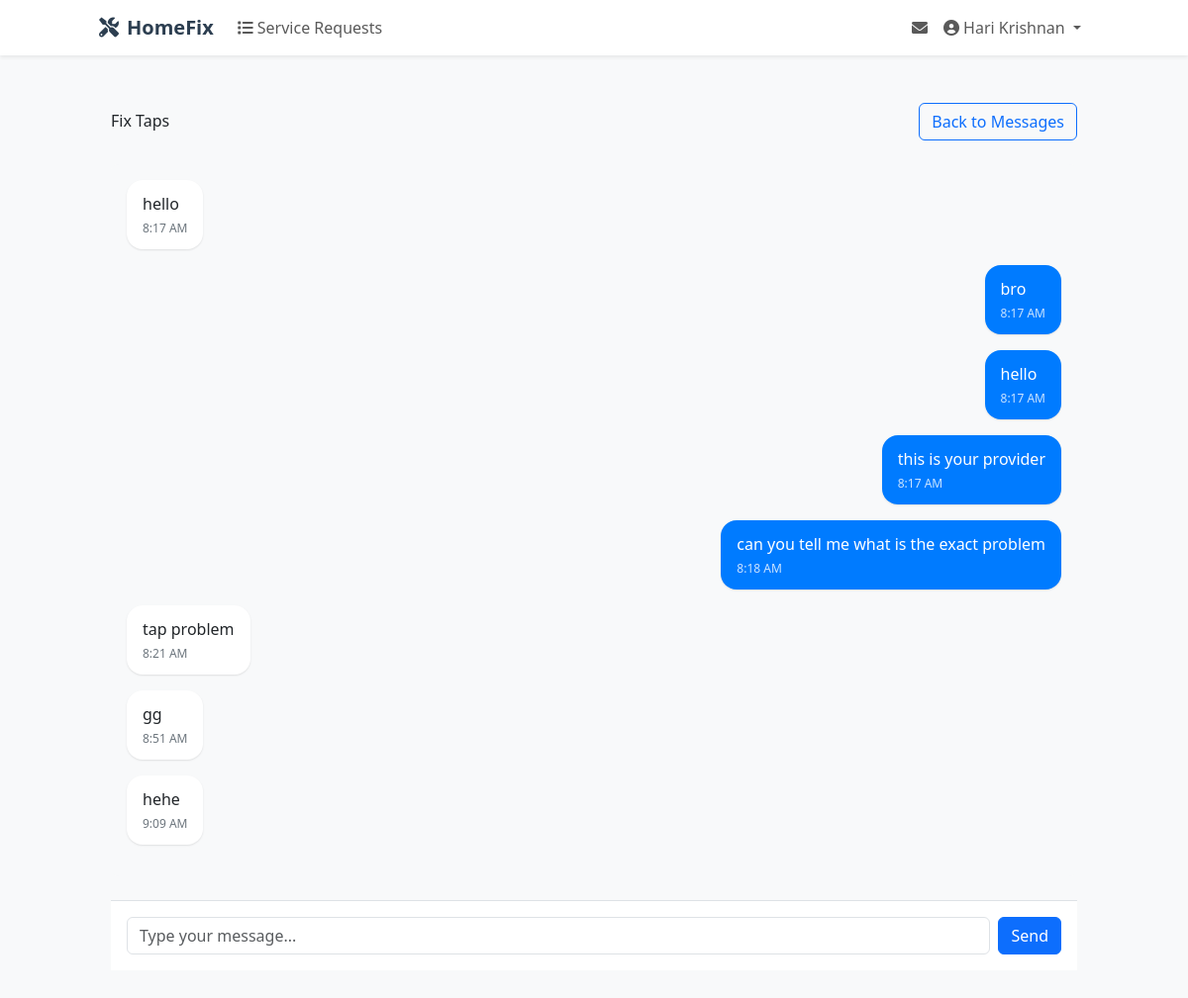
The page /chat/conversation/2/ (signed in) on the database its author committed.
### users/models.py (models this page shows, shortened)
class User(AbstractUser):
    USER_TYPE_CHOICES = (
        ('homeowner', 'Homeowner'),
        ('tenant', 'Tenant'),
        ('service_provider', 'Service Provider'),
        ('admin', 'Admin'),
    )
    phone_regex = RegexValidator(
        regex=r'^[789]\d{9}$',
        message="Phone number must start with 7, 8 or 9 and be 10 digits long."
    )
    user_type = models.CharField(max_length=20, choices=USER_TYPE_CHOICES)
    is_approved = models.BooleanField(default=False)
    phone_number = models.CharField(
        validators=[phone_regex],
        max_length=10,
        error_messages={
            'invalid': "Enter a valid 10-digit phone number starting with 7, 8, or 9."
        }
    )

### services/models.py (models this page shows, shortened)
class ServiceRequest(models.Model):
    STATUS_CHOICES = (
        ('pending', 'Pending'),
        ('approved', 'Approved'),
        ('assigned', 'Assigned'),
        ('in_progress', 'In Progress'),
        ('completed', 'Completed'),
        ('cancelled', 'Cancelled'),
        ('rejected', 'Rejected'),
    )
    PRIORITY_CHOICES = (
        ('low', 'Low'),
        ('medium', 'Medium'),
        ('high', 'High'),
        ('emergency', 'Emergency'),
    )
    title = models.CharField(max_length=200)
    category = models.ForeignKey(ServiceCategory, on_delete=models.PROTECT)
    description = models.TextField()
    client = models.ForeignKey(
        settings.AUTH_USER_MODEL,
        on_delete=models.CASCADE,
        related_name='service_requests'
    )
    service_provider = models.ForeignKey(
        settings.AUTH_USER_MODEL,
        on_delete=models.SET_NULL,
        null=True,
        blank=True,
        related_name='assigned_services'
    )
    status = models.CharField(
        max_length=20,
        choices=STATUS_CHOICES,
        default='pending'
    )
    priority = models.CharField(
        max_length=20,
        choices=PRIORITY_CHOICES,
        default='medium'
    )
    preferred_time = models.DateTimeField()
    location = models.TextField()
    estimated_budget = models.DecimalField(
        max_digits=10,
        decimal_places=2,
        null=True,
        blank=True
    )
    created_at = models.DateTimeField(auto_now_add=True)
    updated_at = models.DateTimeField(auto_now=True)

### chat/models.py (models this page shows, shortened)
class ChatMessage(models.Model):
    conversation = models.ForeignKey(Conversation, related_name='messages', on_delete=models.CASCADE)
    sender = models.ForeignKey(settings.AUTH_USER_MODEL, related_name='sent_messages', on_delete=models.CASCADE)
    receiver = models.ForeignKey(settings.AUTH_USER_MODEL, related_name='received_messages', on_delete=models.CASCADE)
    message = models.TextField()
    timestamp = models.DateTimeField(auto_now_add=True)
    is_read = models.BooleanField(default=False)
    class Meta:
        ordering = ['timestamp']
        indexes = [
            models.Index(fields=['conversation', 'timestamp']),
            models.Index(fields=['sender', 'receiver', 'is_read']),
        ]

### chat/views.py (the view, shortened to what this page needs)
# urls.py: path('conversation/<int:service_id>/', views.conversation, name='conversation'),
@login_required
def conversation(request, service_id):
    service = get_object_or_404(ServiceRequest, pk=service_id)
    conversation, created = Conversation.objects.get_or_create(service_request=service)
    ChatMessage.objects.filter(
        conversation=conversation,
        receiver=request.user,
        is_read=False
    ).update(is_read=True)
    page = request.GET.get('page', 1)
    messages = ChatMessage.objects.filter(conversation=conversation).select_related('sender', 'receiver')
    paginator = Paginator(messages, MESSAGES_PER_PAGE)
    messages_page = paginator.get_page(page)
    return render(request, 'chat/conversation.html', {
        'messages': messages_page,
        'service': service,
        'conversation': conversation
    })

### chat/templates/chat/conversation.html (shortened to what this page needs)
{% extends 'users/base.html' %}
{% load static %}
{% block content %}
<div class="container py-4">
    <div class="row">
        <div class="col-md-12">
            <div class="d-flex justify-content-between align-items-center mb-4">
                <h2>{{ service.title }}</h2>
                <a href="{% url 'chat:message_list' %}" class="btn btn-outline-primary">Back to Messages</a>
            </div>
            <div class="chat-container" id="chatContainer">
                <div class="messages" id="messages">
                    <div id="messagesList">
                        {% include 'chat/messages_content.html' %}
                    </div>
                </div>
                <div class="message-input mt-4">
                    <form id="messageForm" class="d-flex gap-2">
                        <input type="text" id="messageInput" class="form-control" placeholder="Type your message...">
                        <button type="submit" class="btn btn-primary">Send</button>
                    </form>
                </div>
            </div>
        </div>
    </div>
</div>
{% endblock %}

### users/templates/users/base.html (shortened to what this page needs)
<!DOCTYPE html>
<html lang="en">
<head>
    <link href="https://cdn.jsdelivr.net/npm/bootstrap@5.3.0/dist/css/bootstrap.min.css" rel="stylesheet">
    <link rel="stylesheet" href="https://cdnjs.cloudflare.com/ajax/libs/font-awesome/6.0.0/css/all.min.css">
    <script src="https://cdn.tailwindcss.com"></script>
</head>
<body class="bg-light">
    <nav class="navbar navbar-expand-lg navbar-light bg-white shadow-sm" x-data="navbar()">
        <div class="container">
            <a class="navbar-brand" href="{% url 'users:home' %}">
                <i class="fas fa-tools me-2"></i>HomeFix
            </a>
            <div class="navbar-collapse"
                 :class="{ 'show': isOpen }"
                 x-transition:enter="transition ease-out duration-200"
                 x-transition:enter-start="opacity-0 scale-90"
                 x-transition:enter-end="opacity-100 scale-100"
                 x-transition:leave="transition ease-in duration-200"
                 x-transition:leave-start="opacity-100 scale-100"
                 x-transition:leave-end="opacity-0 scale-90">
                <ul class="navbar-nav me-auto">
                    {% if user.is_authenticated %}
                        <li class="nav-item">
                            <a class="nav-link" href="{% url 'services:service_list' %}">
                                <i class="fas fa-list me-1"></i>Service Requests
                            </a>
                        </li>
                    {% endif %}
                </ul>
                <ul class="navbar-nav ms-auto">
                    {% if user.is_authenticated %}
                        <li class="nav-item">
                            <a class="nav-link position-relative" href="{% url 'chat:message_list' %}">
                                <i class="fas fa-envelope"></i>
                            </a>
                        </li>
                        <li class="nav-item dropdown" x-data="{ open: false }" @click.away="open = false">
                            <a class="nav-link dropdown-toggle"
                               @click="open = !open"
                               href="javascript:void(0)">
                                <i class="fas fa-user-circle me-1"></i>{{ user.get_full_name|default:user.username }}
                            </a>
                        </li>
                    {% endif %}
                </ul>
            </div>
        </div>
    </nav>
    <div class="container mt-4">
        {% block content %}{% endblock %}
    </div>
</body>
</html>

### chat/templates/chat/messages_content.html
{% for message in messages %}
    <div class="message-wrapper {% if message.sender == request.user %}sent{% else %}received{% endif %}">
        <div class="message">
            <div class="message-content">
                {{ message.message }}
            </div>
            <div class="message-time">
                {{ message.timestamp|date:"g:i A" }}
            </div>
        </div>
    </div>
{% endfor %}

### users/templates/users/base.html (style rules this page uses)
.navbar-brand { font-weight: bold; color: #2c3e50; }
@media (min-width: 992px) { .navbar-collapse { display: flex !important; } }

### chat/templates/chat/conversation.html (style rules this page uses)
.chat-container { height: calc(100vh - 250px); display: flex; flex-direction: column; }
.messages { flex-grow: 1; overflow-y: auto; padding: 1rem; background: #f8f9fa; border-radius: 0.5rem; }
.message-wrapper { display: flex; margin-bottom: 1rem; }
.message-wrapper.sent { justify-content: flex-end; }
.message { max-width: 70%; padding: 0.75rem 1rem; border-radius: 1rem; background: white; box-shadow: 0 1px 2px rgba(0,0,0,0.1); }
.message-wrapper.sent .message { background: #007bff; color: white; }
.message-time { font-size: 0.75rem; color: #6c757d; margin-top: 0.25rem; }
.message-wrapper.sent .message-time { color: rgba(255,255,255,0.8); }
.message-input { padding: 1rem; background: white; border-top: 1px solid #dee2e6; }

### rows shown on the page
User: get_full_name "Hari Krishnan"
ServiceRequest: title "Fix Taps"
ChatMessage: message "hello", timestamp "8:17 AM"
ChatMessage: message "bro", timestamp "8:17 AM"
ChatMessage: message "hello", timestamp "8:17 AM"
ChatMessage: message "this is your provider", timestamp "8:17 AM"
ChatMessage: message "can you tell me what is the exact problem", timestamp "8:18 AM"
ChatMessage: message "tap problem", timestamp "8:21 AM"
ChatMessage: message "gg", timestamp "8:51 AM"
ChatMessage: message "hehe", timestamp "9:09 AM"
